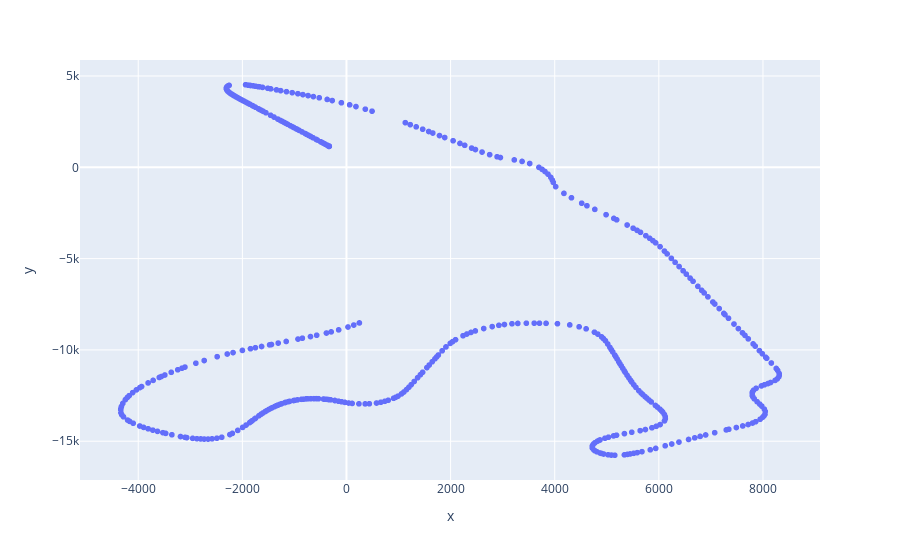

The notebook cell saved with this chart:
### Code cell
from plotly import express as px
df_temp = df[(df["DriverNo"] == "44")].iloc[22000:23500]
px.scatter(x = df_temp.X, y = df_temp.Y)

### Figure 1 — Plotly figure (JSON) as saved in the notebook; plotly's stock layout.template omitted (floating-point values rounded to 4 significant figures; data arrays with more than 128 entries replaced by an {"elided": "..."} marker saying what was removed)
{"data": [{"hovertemplate": "x=%{x}<br>y=%{y}<extra></extra>", "legendgroup": "", "marker": {"color": "#636efa", "symbol": "circle"}, "mode": "markers", "name": "", "showlegend": false, "type": "scattergl", "x": {"elided": "1500 int values"}, "xaxis": "x", "y": {"elided": "1500 int values"}, "yaxis": "y"}], "layout": {"legend": {"tracegroupgap": 0}, "margin": {"t": 60}, "xaxis": {"anchor": "y", "domain": [0, 1], "title": {"text": "x"}}, "yaxis": {"anchor": "x", "domain": [0, 1], "title": {"text": "y"}}}}
